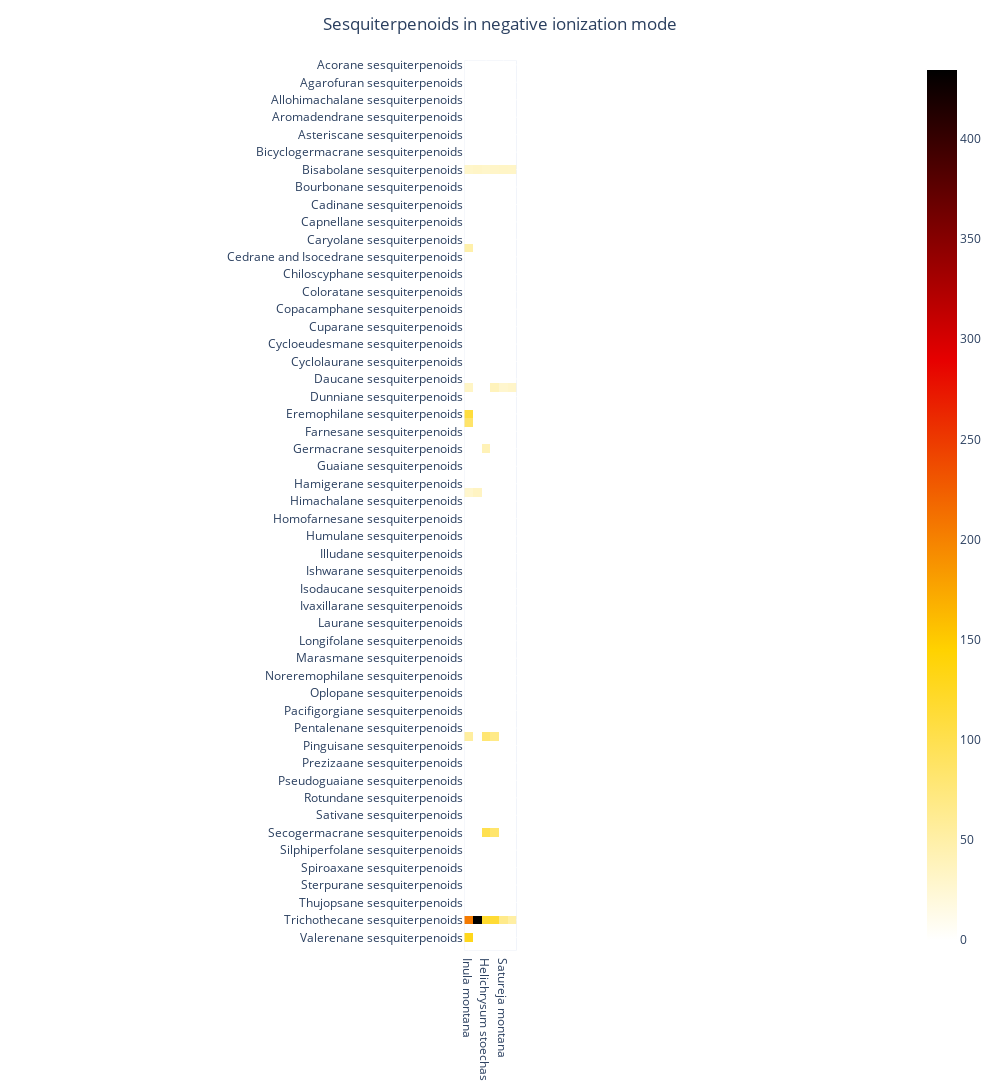

Notebook code for this chart:
### Code cell
import plotly.express as px

# Pivot the DataFrame to make 'NPC#superclass' the index and columns 'NEG_IM' to 'NEG_SH' as values


# Get the row and column names for the heatmap
row_names = pivot_df.index.to_list()
column_names = pivot_df.columns.to_list()

# Create a heatmap using Plotly Express
fig = px.imshow(pivot_df.values, x=column_names, y=row_names , color_continuous_scale='hot_r')

# Set plot labels and title
fig.update_layout(
    #xaxis=dict(title='sqrt Columns'),
    #yaxis=dict(title=chemical_family),
    title= f'{item2} in negative ionization mode',
    title_x=0.5,
    height=1700,
    width=1000
)

# Show the plot
#fig.show()
#fig.write_image("clementine_images/ProvOff_NEG_"+ item2.replace('\n',' ') + ".svg")

### Figure 1 — Plotly figure (JSON) as saved in the notebook; plotly's stock layout.template omitted (floating-point values rounded to 4 significant figures; data arrays with more than 128 entries replaced by an {"elided": "..."} marker saying what was removed)
{"data": [{"coloraxis": "coloraxis", "hovertemplate": "x: %{x}<br>y: %{y}<br>color: %{z}<extra></extra>", "name": "0", "type": "heatmap", "x": ["Inula montana", "Arnica montana", "Helichrysum stoechas", "Helichrysum italicum", "Satureja montana", "Satureja hortensis"], "xaxis": "x", "y": ["Acorane sesquiterpenoids", "Africanane sesquiterpenoids", "Agarofuran sesquiterpenoids", "Alliacane sesquiterpenoids", "Allohimachalane sesquiterpenoids", "Aristolane sesquiterpenoids", "Aromadendrane sesquiterpenoids", "Arteminisin", "Asteriscane sesquiterpenoids", "Bergamotane sesquiterpenoids", "Bicyclogermacrane sesquiterpenoids", "Bicyclohumulane sesquiterpenoids", "Bisabolane sesquiterpenoids", "Botryane sesquiterpenoids", "Bourbonane sesquiterpenoids", "Brasilane sesquiterpenoids", "Cadinane sesquiterpenoids", "Campherenane sesquiterpenoids", "Capnellane sesquiterpenoids", "Carabrane sesquiterpenoids", "Caryolane sesquiterpenoids", "Caryophyllane sesquiterpenoids", "Cedrane and Isocedrane sesquiterpenoids", "Chamigrane sesquiterpenoids", "Chiloscyphane sesquiterpenoids", "Clovane sesquiterpenoids", "Coloratane sesquiterpenoids", "Copaane sesquiterpenoids", "Copacamphane sesquiterpenoids", "Cubebane sesquiterpenoids", "Cuparane sesquiterpenoids", "Cyclobisabolane sesquiterpenoids", "Cycloeudesmane sesquiterpenoids", "Cyclofarnesane sesquiterpenoids", "Cyclolaurane sesquiterpenoids", "Cyclonerane sesquiterpenoids", "Daucane sesquiterpenoids", "Drimane sesquiterpenoids", "Dunniane sesquiterpenoids", "Elemane sesquiterpenoids", "Eremophilane sesquiterpenoids", "Eudesmane sesquiterpenoids", "Farnesane sesquiterpenoids", "Fukinane sesquiterpenoids", "Germacrane sesquiterpenoids", "Gorgonane sesquiterpenoids", "Guaiane sesquiterpenoids", "Gymnomitrane sesquiterpenoids", "Hamigerane sesquiterpenoids", "Herbertane sesquiterpenoids", "Himachalane sesquiterpenoids", "Hirsutane sesquiterpenoids", "Homofarnesane sesquiterpenoids", "Humbertiane sesquiterpenoids", "Humulane sesquiterpenoids", "Illudalane sesquiterpenoids", "Illudane sesquiterpenoids", "Iphionane sesquiterpenoids", "Ishwarane sesquiterpenoids", "Isocomane sesquiterpenoids", "Isodaucane sesquiterpenoids", "Isolactarane sesquiterpenoids", "Ivaxillarane sesquiterpenoids", "Lactarane sesquiterpenoids", "Laurane sesquiterpenoids", "Longibornane sesquiterpenoids", "Longifolane sesquiterpenoids", "Longipinane sesquiterpenoids", "Marasmane sesquiterpenoids", "Nardosinane sesquiterpenoids", "Noreremophilane sesquiterpenoids", "Noreudesmane sesquiterpenoids", "Oplopane sesquiterpenoids", "Oppositane sesquiterpenoids", "Pacifigorgiane sesquiterpenoids", "Patchoulane sesquiterpenoids", "Pentalenane sesquiterpenoids", "Picrotoxane sesquiterpenoids", "Pinguisane sesquiterpenoids", "Presilphiperfolane and Probotryane\nsesquiterpenoids", "Prezizaane sesquiterpenoids", "Protoilludane sesquiterpenoids", "Pseudoguaiane sesquiterpenoids", "Quadrane sesquiterpenoids", "Rotundane sesquiterpenoids", "Santalane sesquiterpenoids", "Sativane sesquiterpenoids", "Secoeudesmane sesquiterpenoids", "Secogermacrane sesquiterpenoids", "Silphinane sesquiterpenoids", "Silphiperfolane sesquiterpenoids", "Sinularane sesquiterpenoids", "Spiroaxane sesquiterpenoids", "Spirovetivane sesquiterpenoids", "Sterpurane sesquiterpenoids", "Thapsane sesquiterpenoids", "Thujopsane sesquiterpenoids", "Tremulane sesquiterpenoids", "Trichothecane sesquiterpenoids", "Valerane sesquiterpenoids", "Valerenane sesquiterpenoids", "Zizaane sesquiterpenoids"], "yaxis": "y", "z": {"elided": "102x6 float values"}}], "layout": {"coloraxis": {"colorscale": [[0, "rgb(255,255,255)"], [0.3333, "rgb(255,210,0)"], [0.6667, "rgb(230,0,0)"], [1, "rgb(0, 0, 0)"]]}, "height": 1700, "margin": {"t": 60}, "title": {"text": "Sesquiterpenoids in negative ionization mode", "x": 0.5}, "width": 1000, "xaxis": {"anchor": "y", "autorange": true, "constrain": "domain", "domain": [0.4466, 0.5534], "range": [-0.5, 5.5], "scaleanchor": "y", "type": "category"}, "yaxis": {"anchor": "x", "autorange": true, "constrain": "domain", "domain": [1.11e-16, 1.0], "range": [101.5, -0.5], "type": "category"}}}
